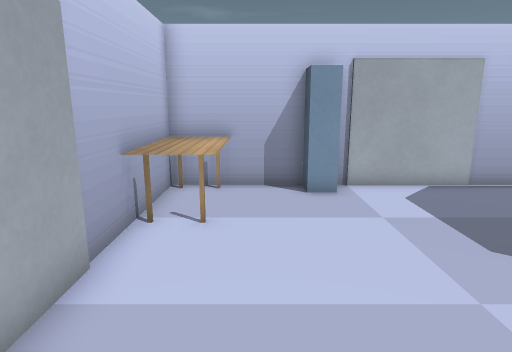
[1] (above)

14 first-person views from a walk through a 3-D level made in the Godot game engine. The camera is 1.3 m above the floor, tilts 12° down and sees 75° across. The floor is counted in squares, 0.5 m on a side. Each view is taken from the middle of a square. On the plan, view 1 faces up. The plan holds only what a view shows up to about 20 squares ahead; the rest is blank. Some surface patterns are stand-ins.

[2]
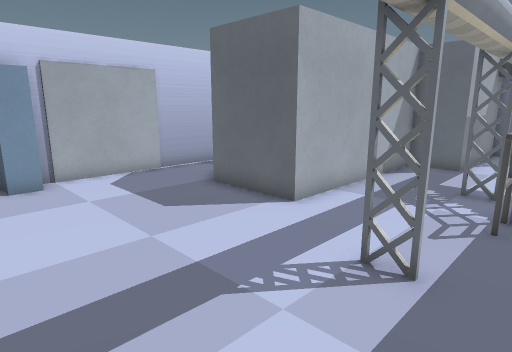

[3]
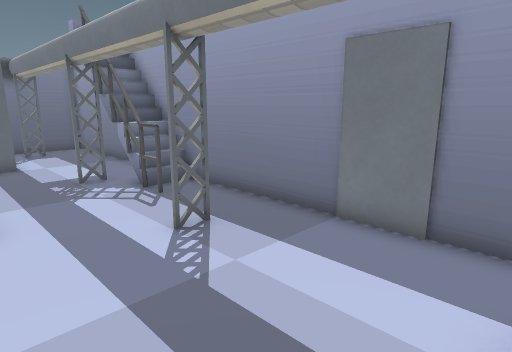

[4]
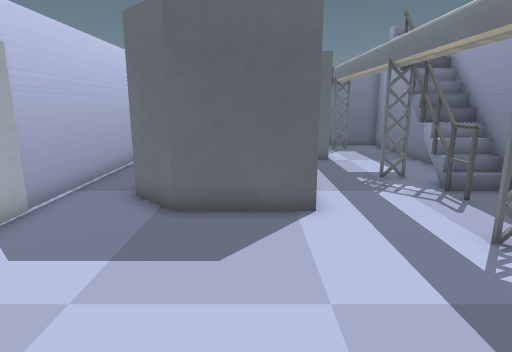

[5]
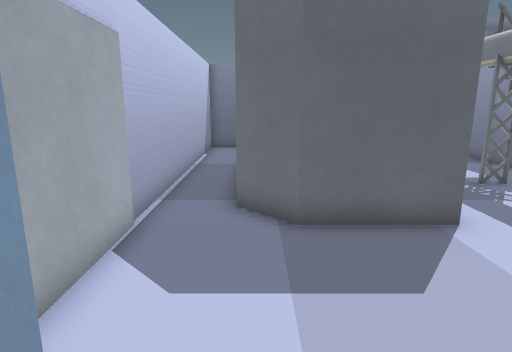

[6]
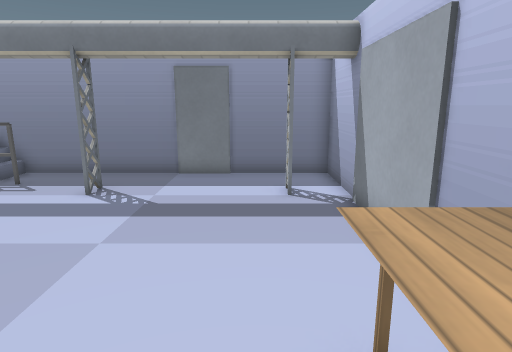

[7]
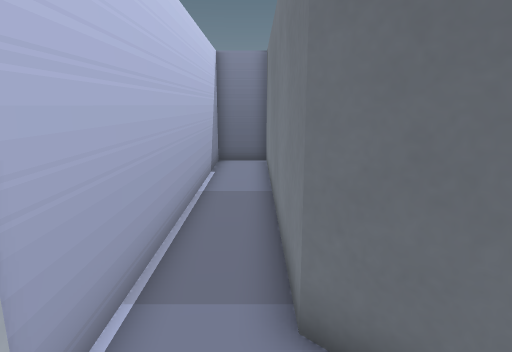

[8]
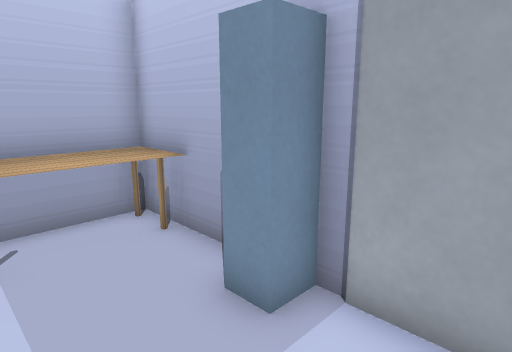

[9]
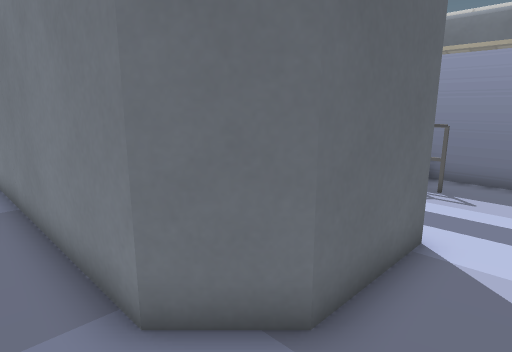

[10]
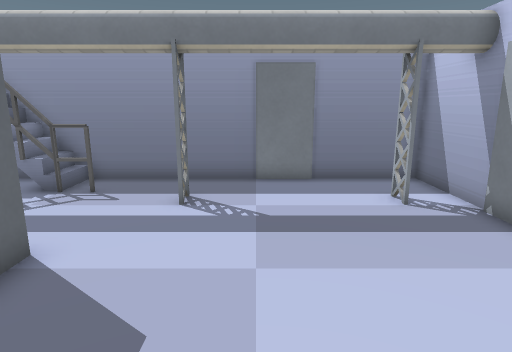

[11]
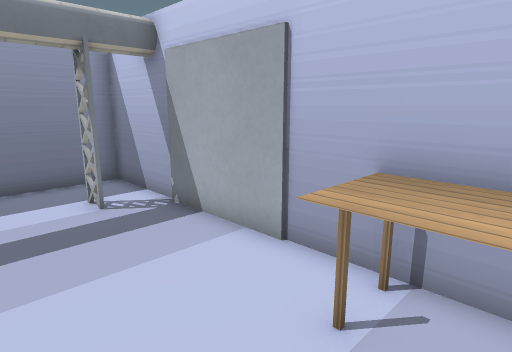

[12]
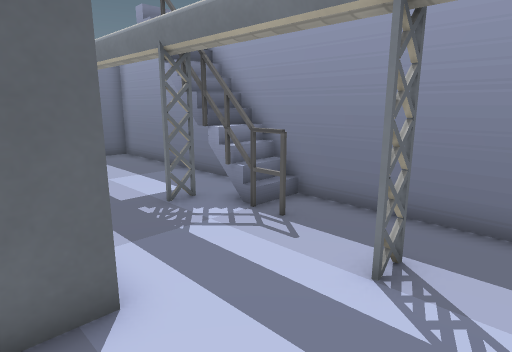

[13]
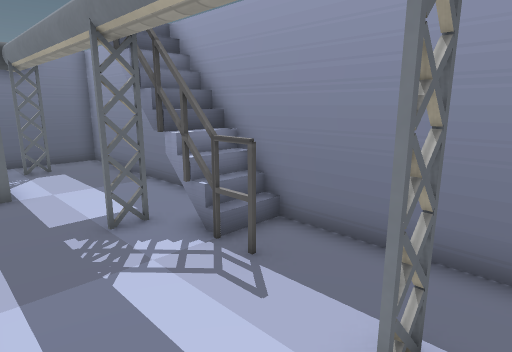

[14]
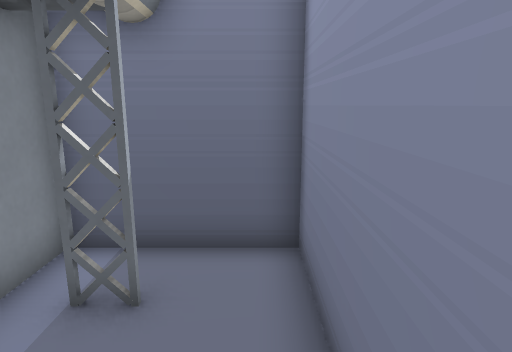

### Floor plan
Points are (right, up) in squares from view 1. A wall is a line through its corners. A room is listed if a view was taken in it or the views show most of it. See-through windows are left out.
Room 1 (views 1, 2, 3, 4, 5, 6, 7, 8, 9, 10, 11, 12, 13, 14)
walls: (4.9, -0.5) (4.9, 0.5); (10.9, -0.5) (10.9, 0.5); (-1, 0.5) (-1, -0.5); (-2.8, 0.9) (-2.8, -2.8) (12.1, -2.8); (13.9, -2.8) (20.8, -2.8) (20.8, 1.5) (15, 1.5) (15, 3.5) (7, 3.5) (7, 7.1) (8.4, 8.5) (20.5, 8.5); (18.9, -0.5) (18.9, 0.5); (20.8, 8.4) (20.8, 10.8) (-2.8, 10.8) (-2.8, 1)
low walls: (12.2, -2.8) (13.4, -2.8)
ways out: closed door at (2, -3); closed door at (5, 11)
objects: table (-2, 7) to (-1, 10); other object (2, 10); railing (8, -1) to (13, -1)

Where each view was taken, in squares from view 1:
view 1: 0 up, 0 right, facing up
view 2: 2 down, 0 right, facing up-right
view 3: 4 up, 1 left, facing down-right
view 4: 5 up, 1 left, facing right
view 5: 8 up, 0 right, facing right
view 6: 10 up, 0 right, facing down
view 7: 9 up, 5 right, facing right
view 8: 7 up, 5 right, facing up-left
view 9: 10 up, 5 right, facing down-right
view 10: 9 up, 3 right, facing down
view 11: 9 up, 2 right, facing down-left
view 12: 5 up, 3 right, facing down-right
view 13: 3 up, 4 right, facing down-right
view 14: 2 down, 15 right, facing right
